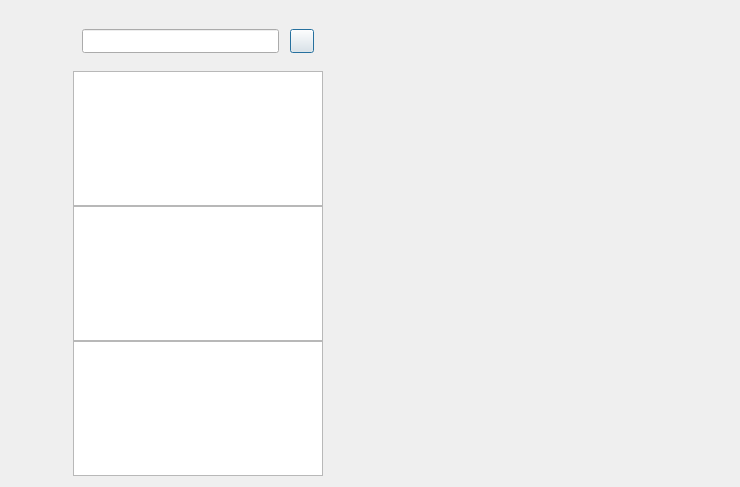
<?xml version="1.0" encoding="UTF-8"?>
<ui version="4.0">
 <class>ChatDialog</class>
 <widget class="QDialog" name="ChatDialog">
  <property name="geometry">
   <rect>
    <x>0</x>
    <y>0</y>
    <width>564</width>
    <height>487</height>
   </rect>
  </property>
  <property name="windowTitle">
   <string>Dialog</string>
  </property>
  <layout class="QGridLayout" name="gridLayout">
   <item row="0" column="0">
    <widget class="QWidget" name="side_bar" native="true">
     <property name="sizePolicy">
      <sizepolicy hsizetype="Fixed" vsizetype="Expanding">
       <horstretch>0</horstretch>
       <verstretch>0</verstretch>
      </sizepolicy>
     </property>
     <property name="minimumSize">
      <size>
       <width>56</width>
       <height>0</height>
      </size>
     </property>
     <property name="maximumSize">
      <size>
       <width>56</width>
       <height>16777215</height>
      </size>
     </property>
     <layout class="QVBoxLayout" name="verticalLayout_5">
      <property name="spacing">
       <number>30</number>
      </property>
      <property name="leftMargin">
       <number>10</number>
      </property>
      <property name="topMargin">
       <number>30</number>
      </property>
      <property name="rightMargin">
       <number>0</number>
      </property>
      <property name="bottomMargin">
       <number>0</number>
      </property>
      <item>
       <widget class="QWidget" name="widget_2" native="true">
        <property name="minimumSize">
         <size>
          <width>29</width>
          <height>29</height>
         </size>
        </property>
        <layout class="QVBoxLayout" name="verticalLayout_7">
         <property name="spacing">
          <number>30</number>
         </property>
         <property name="leftMargin">
          <number>0</number>
         </property>
         <property name="topMargin">
          <number>0</number>
         </property>
         <property name="rightMargin">
          <number>0</number>
         </property>
         <property name="bottomMargin">
          <number>0</number>
         </property>
         <item>
          <widget class="QLabel" name="side_head_lb">
           <property name="minimumSize">
            <size>
             <width>35</width>
             <height>35</height>
            </size>
           </property>
           <property name="maximumSize">
            <size>
             <width>35</width>
             <height>35</height>
            </size>
           </property>
           <property name="text">
            <string/>
           </property>
          </widget>
         </item>
         <item>
          <widget class="StateWidget" name="side_chat_lb" native="true">
           <property name="minimumSize">
            <size>
             <width>30</width>
             <height>30</height>
            </size>
           </property>
           <property name="maximumSize">
            <size>
             <width>30</width>
             <height>30</height>
            </size>
           </property>
          </widget>
         </item>
         <item>
          <widget class="StateWidget" name="side_contact_lb" native="true">
           <property name="minimumSize">
            <size>
             <width>30</width>
             <height>30</height>
            </size>
           </property>
           <property name="maximumSize">
            <size>
             <width>30</width>
             <height>30</height>
            </size>
           </property>
          </widget>
         </item>
        </layout>
       </widget>
      </item>
      <item>
       <widget class="QWidget" name="widget" native="true"/>
      </item>
      <item>
       <spacer name="verticalSpacer">
        <property name="orientation">
         <enum>Qt::Vertical</enum>
        </property>
        <property name="sizeHint" stdset="0">
         <size>
          <width>20</width>
          <height>40</height>
         </size>
        </property>
       </spacer>
      </item>
     </layout>
    </widget>
   </item>
   <item row="0" column="1">
    <widget class="QWidget" name="chat_user_wid" native="true">
     <property name="sizePolicy">
      <sizepolicy hsizetype="Preferred" vsizetype="Expanding">
       <horstretch>0</horstretch>
       <verstretch>0</verstretch>
      </sizepolicy>
     </property>
     <property name="minimumSize">
      <size>
       <width>250</width>
       <height>0</height>
      </size>
     </property>
     <property name="maximumSize">
      <size>
       <width>250</width>
       <height>16777215</height>
      </size>
     </property>
     <layout class="QVBoxLayout" name="verticalLayout_2">
      <property name="spacing">
       <number>0</number>
      </property>
      <property name="leftMargin">
       <number>0</number>
      </property>
      <property name="topMargin">
       <number>0</number>
      </property>
      <property name="rightMargin">
       <number>0</number>
      </property>
      <property name="bottomMargin">
       <number>0</number>
      </property>
      <item>
       <widget class="QWidget" name="search_wid" native="true">
        <property name="minimumSize">
         <size>
          <width>250</width>
          <height>60</height>
         </size>
        </property>
        <property name="maximumSize">
         <size>
          <width>250</width>
          <height>60</height>
         </size>
        </property>
        <layout class="QHBoxLayout" name="horizontalLayout_2">
         <property name="spacing">
          <number>6</number>
         </property>
         <property name="leftMargin">
          <number>9</number>
         </property>
         <property name="topMargin">
          <number>9</number>
         </property>
         <property name="rightMargin">
          <number>9</number>
         </property>
         <property name="bottomMargin">
          <number>9</number>
         </property>
         <item>
          <widget class="CustomizeEdit" name="search_edit">
           <property name="minimumSize">
            <size>
             <width>0</width>
             <height>24</height>
            </size>
           </property>
           <property name="maximumSize">
            <size>
             <width>16777215</width>
             <height>24</height>
            </size>
           </property>
          </widget>
         </item>
         <item>
          <spacer name="horizontalSpacer">
           <property name="orientation">
            <enum>Qt::Horizontal</enum>
           </property>
           <property name="sizeType">
            <enum>QSizePolicy::Fixed</enum>
           </property>
           <property name="sizeHint" stdset="0">
            <size>
             <width>5</width>
             <height>20</height>
            </size>
           </property>
          </spacer>
         </item>
         <item>
          <widget class="ClickedBtn" name="add_btn">
           <property name="minimumSize">
            <size>
             <width>24</width>
             <height>24</height>
            </size>
           </property>
           <property name="maximumSize">
            <size>
             <width>24</width>
             <height>24</height>
            </size>
           </property>
           <property name="text">
            <string/>
           </property>
          </widget>
         </item>
        </layout>
       </widget>
      </item>
      <item>
       <widget class="SearchList" name="search_list"/>
      </item>
      <item>
       <widget class="ChatUserList" name="chat_user_list">
        <property name="minimumSize">
         <size>
          <width>250</width>
          <height>0</height>
         </size>
        </property>
        <property name="maximumSize">
         <size>
          <width>250</width>
          <height>16777215</height>
         </size>
        </property>
       </widget>
      </item>
      <item>
       <widget class="ContactUserList" name="con_user_list"/>
      </item>
     </layout>
    </widget>
   </item>
   <item row="0" column="2">
    <widget class="QStackedWidget" name="stackedWidget">
     <property name="minimumSize">
      <size>
       <width>400</width>
       <height>0</height>
      </size>
     </property>
     <property name="maximumSize">
      <size>
       <width>400</width>
       <height>16777215</height>
      </size>
     </property>
     <property name="currentIndex">
      <number>2</number>
     </property>
     <widget class="ChatPage" name="chat_page">
      <property name="minimumSize">
       <size>
        <width>400</width>
        <height>0</height>
       </size>
      </property>
      <property name="maximumSize">
       <size>
        <width>400</width>
        <height>16777215</height>
       </size>
      </property>
     </widget>
     <widget class="ApplyFriendPage" name="friend_apply_page">
      <property name="minimumSize">
       <size>
        <width>400</width>
        <height>0</height>
       </size>
      </property>
      <property name="maximumSize">
       <size>
        <width>400</width>
        <height>16777215</height>
       </size>
      </property>
     </widget>
     <widget class="FriendInfoPage" name="friend_info_page">
      <property name="minimumSize">
       <size>
        <width>400</width>
        <height>0</height>
       </size>
      </property>
      <property name="maximumSize">
       <size>
        <width>400</width>
        <height>16777215</height>
       </size>
      </property>
     </widget>
    </widget>
   </item>
  </layout>
 </widget>
 <customwidgets>
  <customwidget>
   <class>CustomizeEdit</class>
   <extends>QLineEdit</extends>
   <header>customizeedit.h</header>
  </customwidget>
  <customwidget>
   <class>ClickedBtn</class>
   <extends>QPushButton</extends>
   <header>clickedbtn.h</header>
  </customwidget>
  <customwidget>
   <class>ChatUserList</class>
   <extends>QListWidget</extends>
   <header>chatuserlist.h</header>
  </customwidget>
  <customwidget>
   <class>SearchList</class>
   <extends>QListWidget</extends>
   <header>searchlist.h</header>
  </customwidget>
  <customwidget>
   <class>ContactUserList</class>
   <extends>QListWidget</extends>
   <header location="global">contactuserlist.h</header>
  </customwidget>
  <customwidget>
   <class>ApplyFriendPage</class>
   <extends>QWidget</extends>
   <header location="global">applyfriendpage.h</header>
   <container>1</container>
  </customwidget>
  <customwidget>
   <class>ChatPage</class>
   <extends>QWidget</extends>
   <header location="global">chatpage.h</header>
   <container>1</container>
  </customwidget>
  <customwidget>
   <class>StateWidget</class>
   <extends>QWidget</extends>
   <header location="global">statewidget.h</header>
   <container>1</container>
  </customwidget>
  <customwidget>
   <class>FriendInfoPage</class>
   <extends>QWidget</extends>
   <header location="global">friendinfopage.h</header>
   <container>1</container>
  </customwidget>
 </customwidgets>
 <resources/>
 <connections/>
</ui>
